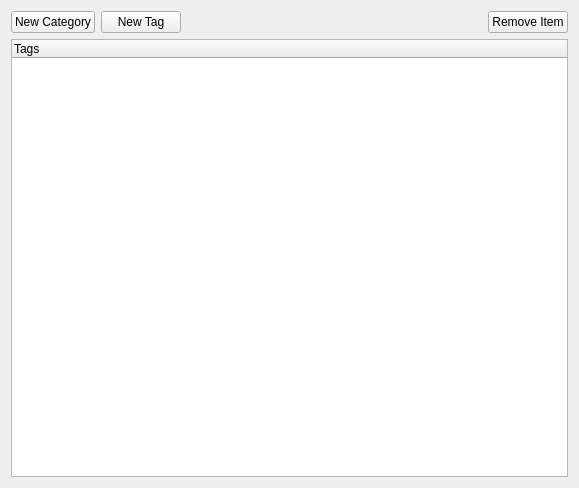
<?xml version="1.0" encoding="UTF-8"?>
<ui version="4.0">
 <class>xiiQtTagsPage</class>
 <widget class="QWidget" name="xiiQtTagsPage">
  <property name="geometry">
   <rect>
    <x>0</x>
    <y>0</y>
    <width>579</width>
    <height>488</height>
   </rect>
  </property>
  <property name="windowTitle">
   <string>Tags</string>
  </property>
  <property name="windowIcon">
   <iconset resource="../QtResources/resources.qrc">
    <normaloff>:/EditorFramework/Icons/Tag.svg</normaloff>:/EditorFramework/Icons/Tag.svg</iconset>
  </property>
  <layout class="QVBoxLayout" name="verticalLayout">
   <item>
    <layout class="QHBoxLayout" name="horizontalLayout">
     <item>
      <widget class="QPushButton" name="ButtonNewCategory">
       <property name="text">
        <string>New Category</string>
       </property>
       <property name="autoDefault">
        <bool>false</bool>
       </property>
      </widget>
     </item>
     <item>
      <widget class="QPushButton" name="ButtonNewTag">
       <property name="text">
        <string>New Tag</string>
       </property>
       <property name="autoDefault">
        <bool>false</bool>
       </property>
      </widget>
     </item>
     <item>
      <spacer name="horizontalSpacer">
       <property name="orientation">
        <enum>Qt::Horizontal</enum>
       </property>
       <property name="sizeHint" stdset="0">
        <size>
         <width>40</width>
         <height>20</height>
        </size>
       </property>
      </spacer>
     </item>
     <item>
      <widget class="QPushButton" name="ButtonRemove">
       <property name="text">
        <string>Remove Item</string>
       </property>
       <property name="autoDefault">
        <bool>false</bool>
       </property>
      </widget>
     </item>
    </layout>
   </item>
   <item>
    <widget class="QTreeWidget" name="TreeTags">
     <column>
      <property name="text">
       <string>Tags</string>
      </property>
     </column>
    </widget>
   </item>
  </layout>
 </widget>
 <resources>
  <include location="../../../Tools/Libs/GuiFoundation/QtResources/resources.qrc" />
  <include location="../QtResources/resources.qrc" />
 </resources>
 <connections />
</ui>
